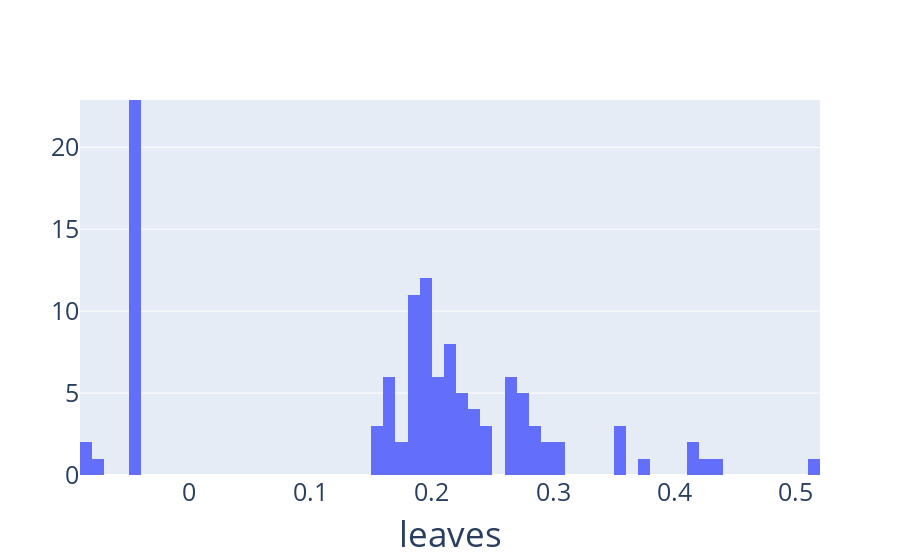

Notebook code for this chart:
### Markdown cell above
# Last Layer

### Code cell
fig = go.Figure()
leaves = np.array(runtime[moi_index].layers[-1].nodes)
leaves = leaves[abs(leaves) < 1e15]
fig.add_trace(go.Histogram(x=leaves, nbinsx=100))

layout=dict(
xaxis=dict(title="leaves", title_font_size=35, tickfont_size=25),
yaxis=dict(tickfont_size=25)
)

fig.update_layout(layout)

### Figure 1 — Plotly figure (JSON) as saved in the notebook; plotly's stock layout.template omitted (floating-point values rounded to 4 significant figures; data arrays with more than 128 entries replaced by an {"elided": "..."} marker saying what was removed)
{"data": [{"nbinsx": 100, "type": "histogram", "x": {"elided": "4329 float values"}}], "layout": {"autosize": true, "xaxis": {"autorange": true, "range": [-0.09, 0.52], "tickfont": {"size": 25}, "title": {"font": {"size": 35}, "text": "leaves"}, "type": "linear"}, "yaxis": {"autorange": false, "range": [0, 22.89], "tickfont": {"size": 25}}}}
